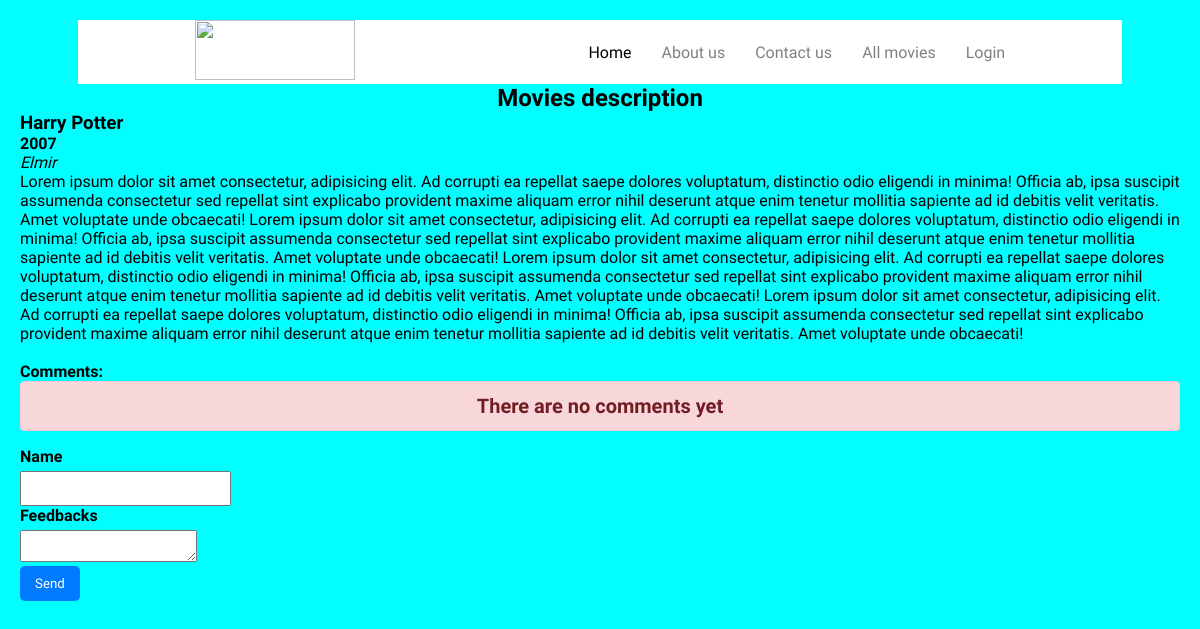
Page /detail/1 on the earlier database version.
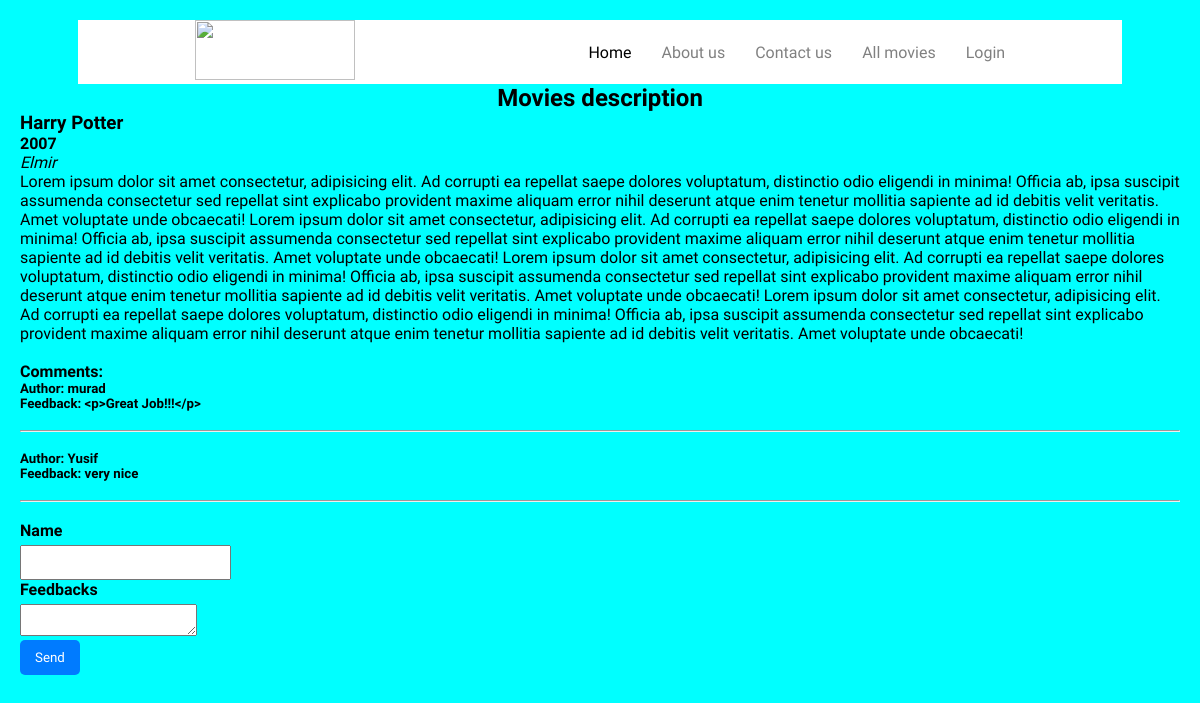
Same page on the later database version.
### movies/models.py (models this page shows, shortened)
class Movies(models.Model):
    year = models.CharField(max_length=4)
    name = models.CharField(max_length=200)
    category = models.CharField(max_length=100)
    recommender = models.ForeignKey("auth.User", on_delete=models.CASCADE)
    detail = RichTextField()
    image = models.FileField(blank=True, null=True, verbose_name="add image")

class WriteComment(models.Model):
    movie = models.ForeignKey(Movies, on_delete=models.CASCADE, verbose_name="movie", related_name="comments")
    commenter = models.CharField(max_length=20, verbose_name="Name")
    comment_content = RichTextField(verbose_name="content")

### movies/views.py (the view)
# urls.py: path('detail/<int:id>', detail_page, name = "detail"),
def detail_page(request, id):
    movie = get_object_or_404(Movies, id = id)
    comments = WriteComment.objects.filter(movie = movie)
    context = {"movie": movie, "comments": comments}
    return render(request, "detail.html", context)

### templates/detail.html (shortened to what this page needs)
{% extends "base.html" %}
{% block body %}
<h2>Movies description</h2>
<div class="movies_details">
    <ul>
        <li>
            <h3>{{ movie.name }}</h3>
            <h4>{{ movie.year }}</h4>
            <i>{{ movie.recommender }}</i><br>
            <p>{{ movie.detail | safe }}</p>
            <br>
        </li>
    </ul>
</div>
<div class="comments">
    <h4>Comments:</h4>
    {% if comments %}
        {% for comment in comments %}
            <div class="comment">
                <h5>Author: {{comment.commenter}}</h5>
                <h5>Feedback: {{comment.comment_content}}</h5>
            </div>
            <br>
            <hr>
            <br>
        {% endfor %}
    {% else %}
    <div class="alert__warning">There are no comments yet</div>
    {% endif %}
</div>
<form action="{% url 'comment' movie.id %}" method="post">
    <div class="comments">
    <label for="commenter">Name</label>
    <input type="text" name="commenter" id="commenter">
    </div>
    <div class="comments">
        <label for="commentContent">Feedbacks</label>
        <textarea type="text" name="comment_content" id="commentContent"></textarea>
        </div>
        <button type="submit">Send</button>
</form>
{% endblock body %}

### templates/base.html (shortened to what this page needs)
{% load static %}
<!DOCTYPE html>
<html lang="en">
<head>
    <link rel="stylesheet" href="{% static 'style.css' %}?v={{ STATIC_VERSION }}">
    <link rel="stylesheet" href="{% static 'navbar.css' %}?v={{ STATIC_VERSION }}">
    <link rel="stylesheet" href="{% static 'login-register.css' %}">
    <link rel="stylesheet" href="https://cdnjs.cloudflare.com/ajax/libs/font-awesome/6.5.2/css/all.min.css" />
</head>
<body>
    <div class="container">
    <div class="nav-bar">
        <div class="logo">
          <img src="{% static 'trafalgarLogo.png' %}" alt="" />
        </div>
        <div class="links">
          <ul>
            <li><a href="{% url 'main' %}">Home</a></li>
            <li><a href="{% url 'about' %}">About us</a></li>
            <li><a href="{% url 'account:contact' %}">Contact us</a></li>
            <li><a href="{% url 'movies' %}">All movies</a></li>
            {% if request.user.is_authenticated%}
            <div class="dropdown">
              Profile <i class="fa-solid fa-chevron-down"></i>
              <div class="dropdown-content">
                <a href="{% url 'add-movies' %}">Add Movies</a>
                <a href="{% url 'settings' %}">Settings</a>
                <a href="{% url 'account:logout' %}">Leave</a>
              </div>
            </div>
            {% else %}
            <li><a href="{% url 'account:login' %}">Login</a></li>
            {% endif %}
          </ul>
        </div>
      </div>
    </div>
   {% block body %}{% endblock body %}
</body>
</html>

### static/style.css (style rules this page uses)
* { margin: 0; padding: 0; box-sizing: border-box; text-decoration: none; list-style: none; }
body { background-color: aqua; color: black; margin: 20px; }
h2 { text-align: center; }

### static/navbar.css (style rules this page uses)
* { margin: 0; padding: 0; text-decoration: none; list-style: none; box-sizing: border-box; font-family: "Mulish", sans-serif; }
.container { width: 1440px; max-width: 90%; margin: auto; position: relative; }
.nav-bar { display: flex; align-items: center; justify-content: space-around; position: sticky; background-color: white; top: 0; z-index: 3; }
.logo img { width: 160px; height: 60px; }
.links ul { display: flex; align-items: center; gap: 30px; }
.links ul li:first-of-type a { color: black; }
.links ul li a { color: gray; transition: 0.3s ease; }

### static/login-register.css (style rules this page uses)
label { display: block; margin-bottom: 5px; font-weight: bold; }
input { padding: 8px; box-sizing: border-box; }
button { padding: 10px 15px; background-color: #007bff; color: #fff; border: none; border-radius: 5px; cursor: pointer; }

Differences in the rows shown:
added WriteComment: commenter "murad", comment_content "<p>Great Job!!!</p>"
added WriteComment: commenter "Yusif", comment_content "very nice"
Other differences:
text no longer shown: "There are no comments yet"
